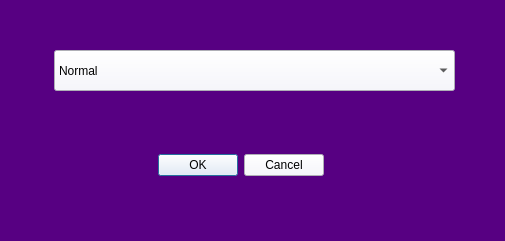
<?xml version="1.0" encoding="UTF-8"?>
<ui version="4.0">
 <class>Edit</class>
 <widget class="QWidget" name="Edit">
  <property name="geometry">
   <rect>
    <x>0</x>
    <y>0</y>
    <width>505</width>
    <height>241</height>
   </rect>
  </property>
  <property name="minimumSize">
   <size>
    <width>505</width>
    <height>241</height>
   </size>
  </property>
  <property name="maximumSize">
   <size>
    <width>505</width>
    <height>241</height>
   </size>
  </property>
  <property name="windowTitle">
   <string>Edit</string>
  </property>
  <property name="styleSheet">
   <string notr="true">QWidget{
	
	background-color: rgb(87, 0, 130);
}

</string>
  </property>
  <widget class="QDialogButtonBox" name="buttonBox">
   <property name="geometry">
    <rect>
     <x>130</x>
     <y>150</y>
     <width>221</width>
     <height>31</height>
    </rect>
   </property>
   <property name="styleSheet">
    <string notr="true">font: 10pt &quot;Verdana&quot;;
background-color: rgb(245, 245, 255);
</string>
   </property>
   <property name="orientation">
    <enum>Qt::Horizontal</enum>
   </property>
   <property name="standardButtons">
    <set>QDialogButtonBox::Cancel|QDialogButtonBox::Ok</set>
   </property>
   <property name="centerButtons">
    <bool>true</bool>
   </property>
  </widget>
  <widget class="QComboBox" name="comboBox">
   <property name="geometry">
    <rect>
     <x>54</x>
     <y>50</y>
     <width>401</width>
     <height>41</height>
    </rect>
   </property>
   <property name="styleSheet">
    <string notr="true">font: 10pt &quot;Verdana&quot;;
background-color: rgb(245, 245, 255);
</string>
   </property>
   <item>
    <property name="text">
     <string>Normal</string>
    </property>
   </item>
   <item>
    <property name="text">
     <string>Anxiety</string>
    </property>
   </item>
   <item>
    <property name="text">
     <string>Bipolar</string>
    </property>
   </item>
   <item>
    <property name="text">
     <string>Depression</string>
    </property>
   </item>
   <item>
    <property name="text">
     <string>Personality disorder</string>
    </property>
   </item>
   <item>
    <property name="text">
     <string>Stress</string>
    </property>
   </item>
   <item>
    <property name="text">
     <string>Suicidal</string>
    </property>
   </item>
  </widget>
 </widget>
 <resources>
  <include location="../icons/icon.qrc"/>
 </resources>
 <connections/>
</ui>
